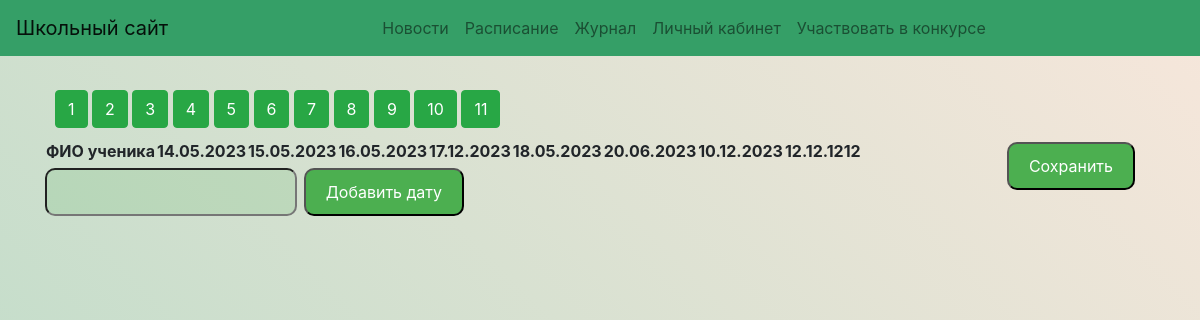
The page /class-journal/ on the database its author committed.
### mainpage/models.py (models this page shows, shortened)
class Class(models.Model):
    name = models.CharField(max_length=20)

### mainpage/views.py (the view, shortened to what this page needs)
# urls.py: path('class-journal/', views.class_journal, name='class-journal'),
def class_journal(request):
    classes = Class.objects.all()
    class_ids = [class_obj.id for class_obj in classes]
    tmp = []
    d = []
    for i in class_ids:
        tmp.append(Schedule.objects.filter(class_field_id=i).values_list('class_field_id', 'lesson_1', 'lesson_2', 'lesson_3', 'lesson_4', 'lesson_5', 'lesson_6', 'lesson_7').distinct())
    c = 0
    for i in tmp:
        c += 1
        el = []
        temp = int
        for j in i:
            for z in j:
                if z not in el and type(z) is not int:
                    el.append(z)
                elif z not in el and type(z) is int:
                    temp = z
        el.pop(el.index("-"))
        el.sort(key=len)
        el.append(temp)
        d.append(el)
    id = request.GET.get('class_id')
    dates = list(Lesson.objects.all().values_list('date'))
    st = list(Student.objects.filter(class_name_id=id).values_list('first_name', 'id', 'last_name'))
    gds = list()
    for i in list(st):
        qwe = list(Journal.objects.filter(student_id=i[1], subject=request.GET.get('subject_name')).values_list('lesson_date', 'student_id','grade').order_by('lesson_date'))
        if qwe:
            gds.append(qwe)
    for data in dates:
        c = 0
        for j in gds:
            for i in range(len(j)):
                if data[0] == j[i][0]:
                    c += 1
            if c == 0:
                j.append((data[0], j[0][1], 0))
    if gds:
        return render(request, 'ready_journal.html', {'classes': classes, 'unique_subjects': d, 'dates': dates, 'students': st, 'grades': gds})
    else:
        return render(request, 'ready_journal.html', {'classes': classes, 'unique_subjects': d, 'dates': dates, 'students': st, 'grades': 1})

### mainpage/templates/ready_journal.html (shortened to what this page needs)
{% extends 'journal.html' %}
{% block j %}
    <div id="gradesTable" class="grades-table">
      <table id="gradesTableContent">
        <thead>
          <tr>
              <th>ФИО ученика</th>
              {% for date in dates %}
              <th scope="col">{{ date.0 }}</th>
              {% endfor %}
          </tr>
        </thead>
        <tbody>
                  <input type="submit" value="Сохранить" class="send-button"/>
        </tbody>
      </table>
    </div>
    <!DOCTYPE html>
<html>
<head>
</head>
<body>
    <input class="text" id="date-input" type="CharField" >
    <button class="knopkadata" id="add-date-btn">Добавить дату</button>
</body>
</html>
{% endblock %}

### mainpage/templates/journal.html (shortened to what this page needs)
{% extends 'index.html' %}
{% block content %}
    <div id="pb">
        {% for class in classes %}
          <button class="btn btn-success " onclick="openTab(event, {{class.id}})">{{class.name}}</button>
        {% endfor %}
    </div>
    {% block j %}
    {% endblock %}
{% endblock %}

### mainpage/templates/journal.html (style rules this page uses)
body { height: 1000px; background: linear-gradient(45deg, rgba(53, 159, 103, 0.39), rgba(243, 219, 202, 0.68)); }
#pb { padding: 10px; }

### mainpage/templates/ready_journal.html (style rules this page uses)
table { text-align: center }
.send-button { background-color: #4CAF50; color: white; padding: 10px 20px; text-align: center; text-decoration: none; display: inline-block; font-size: 16px; margin: 4px 2px; cursor: pointer; border-radius: 10px; float: right; margin-right: 20px; margin-bottom: 20px; }
.knopkadata { background-color: #4CAF50; color: white; padding: 10px 20px; text-align: center; text-decoration: none; display: inline-block; font-size: 16px; margin: 4px 2px; cursor: pointer; border-radius: 10px; margin-right: 20px; margin-bottom: 100px; }
.text { background-color: rgba(76, 175, 80, 0.16); border-radius: 10px; padding: 10px 0.1px; }

### rows shown on the page
Class: name "1"
Class: name "2"
Class: name "3"
Class: name "4"
Class: name "5"
Class: name "6"
Class: name "7"
Class: name "8"
Class: name "9"
Class: name "10"
Class: name "11"

### other values the page prints
{{ date.0 }} "14.05.2023" "15.05.2023" "16.05.2023" "17.12.2023" "18.05.2023" "20.06.2023" "10.12.2023" "12.12.1212"
